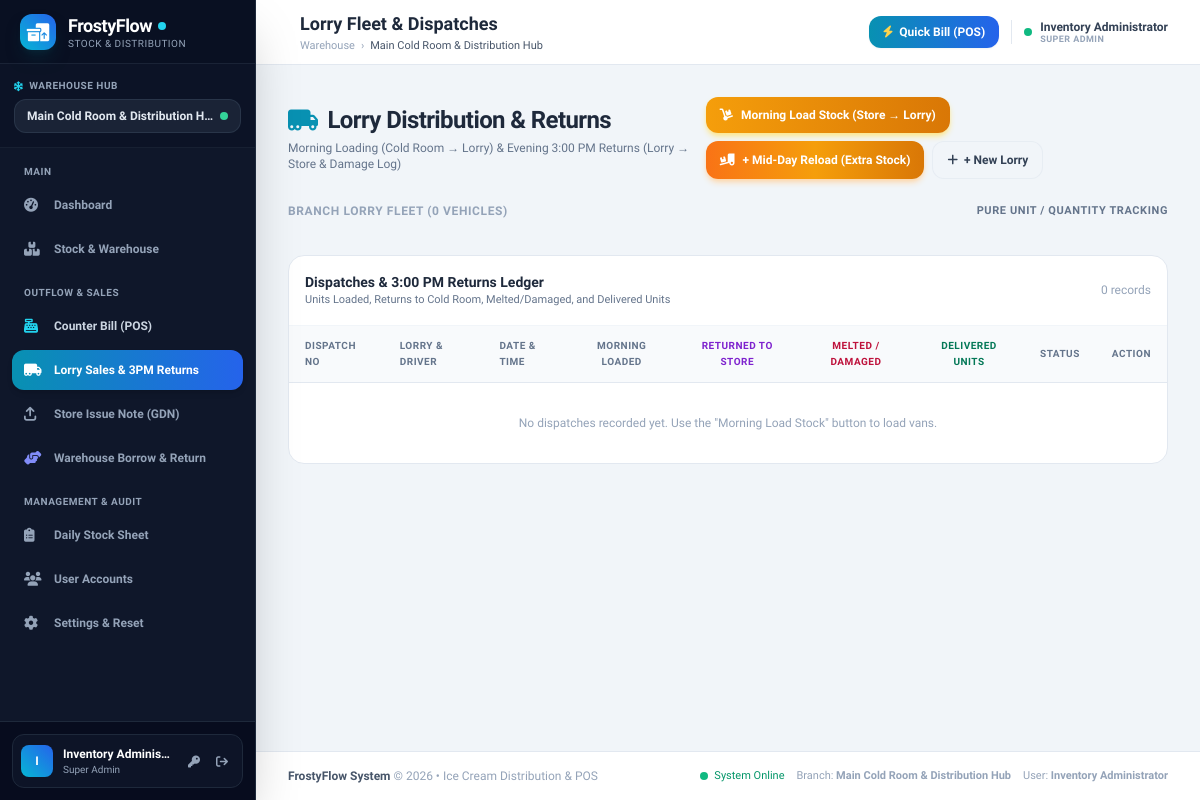
The page /lorry.php (signed in) on the database as committed earlier.
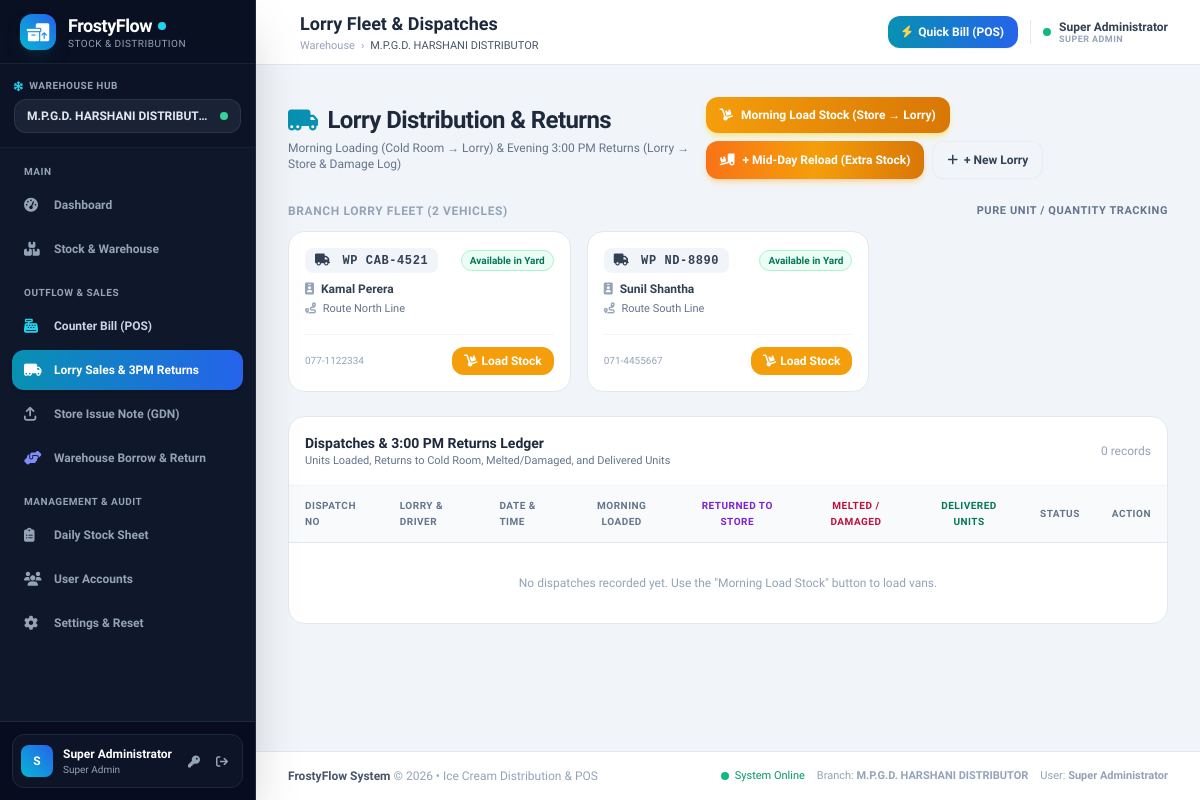
The same page on the database as committed later.
### tables this page shows
CREATE TABLE IF NOT EXISTS `branches` (
    `id` INT AUTO_INCREMENT PRIMARY KEY,
    `name` VARCHAR(100) NOT NULL,
    `code` VARCHAR(20) NOT NULL UNIQUE,
    `address` VARCHAR(255) NULL,
    `phone` VARCHAR(50) NULL,
    `created_at` TIMESTAMP DEFAULT CURRENT_TIMESTAMP
);

CREATE TABLE IF NOT EXISTS `lorries` (
    `id` INT AUTO_INCREMENT PRIMARY KEY,
    `branch_id` INT NOT NULL,
    `plate_no` VARCHAR(50) NOT NULL UNIQUE,
    `driver_name` VARCHAR(100) NOT NULL,
    `contact_no` VARCHAR(50) NULL,
    `route_name` VARCHAR(100) NULL,
    `status` ENUM('available', 'on_route', 'maintenance') DEFAULT 'available',
    `created_at` TIMESTAMP DEFAULT CURRENT_TIMESTAMP
);

### config/auth.php (called while the page is built, shortened)
<?php
function isLoggedIn() {
    return isset($_SESSION['user_id']) && !empty($_SESSION['user_id']);
}
function currentUser() {
    return [
        'id' => $_SESSION['user_id'],
        'name' => $_SESSION['user_name'] ?? 'User',
        'username' => $_SESSION['user_username'] ?? '',
        'role' => $_SESSION['user_role'] ?? 'cashier',
        'branch_id' => $_SESSION['active_branch_id'] ?? ($_SESSION['user_branch_id'] ?? 1),
        'assigned_branch_id' => $_SESSION['user_branch_id'] ?? 1,
        'branch_name' => $_SESSION['active_branch_name'] ?? 'Colombo Branch'
    ];
}

### lorry.php (the view, shortened to what the rows shown need)
<?php
$pageTitle = "Lorry Fleet & Dispatches";
require_once __DIR__ . '/config/auth.php';
$user = currentUser();
$branchId = $user['branch_id'];
$stmt = $pdo->prepare("SELECT l.*,
    (SELECT ld.id FROM lorry_dispatches ld WHERE ld.lorry_id = l.id AND ld.status = 'dispatched' ORDER BY ld.id DESC LIMIT 1) as active_dispatch_id,
    (SELECT ld.dispatch_no FROM lorry_dispatches ld WHERE ld.lorry_id = l.id AND ld.status = 'dispatched' ORDER BY ld.id DESC LIMIT 1) as active_dispatch_no
    FROM lorries l WHERE l.branch_id = ? ORDER BY l.id ASC");
$stmt->execute([$branchId]);
$lorries = $stmt->fetchAll();
require_once __DIR__ . '/includes/header.php';
?>
<div class="flex flex-col sm:flex-row sm:items-center justify-between pb-6 gap-3">
    <div>
        <h1 class="text-2xl font-extrabold text-slate-800 tracking-tight flex items-center">
            <i class="fa-solid fa-truck-moving text-cyan-600 mr-2.5"></i> Lorry Distribution & Returns
        </h1>
    </div>
</div>
<div class="mb-6">
    <div class="grid grid-cols-1 sm:grid-cols-2 lg:grid-cols-3 gap-4">
        <?php foreach ($lorries as $lorry):
            $isOnRoute = ($lorry['status'] === 'on_route' || !empty($lorry['active_dispatch_id']));
        ?>
            <div class="bg-white rounded-2xl p-4 border border-slate-200 shadow-xs hover:border-slate-300 transition-all flex flex-col justify-between">
                <div>
                    <div class="flex items-center justify-between mb-2">
                        <span class="px-2.5 py-1 text-xs font-black rounded-lg font-mono tracking-wider <?= $isOnRoute ? 'bg-amber-100 text-amber-800 border border-amber-200' : 'bg-slate-100 text-slate-700' ?>">
                            <i class="fa-solid fa-truck text-xs mr-1"></i> <?= htmlspecialchars($lorry['plate_no']) ?>
                        </span>
                        <?php if ($isOnRoute): ?>
                            <span class="px-2 py-0.5 text-[10px] font-bold rounded-full bg-amber-50 text-amber-700 border border-amber-200 flex items-center">
                                <span class="w-1.5 h-1.5 rounded-full bg-amber-500 mr-1 animate-pulse"></span> On Route
                            </span>
                        <?php else: ?>
                            <span class="px-2 py-0.5 text-[10px] font-bold rounded-full bg-emerald-50 text-emerald-700 border border-emerald-200">
                                Available in Yard
                            </span>
                        <?php endif; ?>
                    </div>
                    <div class="text-xs text-slate-700 font-bold mb-1">
                        <i class="fa-solid fa-id-badge text-slate-400 mr-1"></i> <?= htmlspecialchars($lorry['driver_name']) ?>
                    </div>
                    <div class="text-[11px] text-slate-500">
                        <i class="fa-solid fa-route text-slate-400 mr-1"></i> <?= htmlspecialchars($lorry['route_name'] ?: 'Distribution Route') ?>
                    </div>
                </div>
                <div class="mt-4 pt-3 border-t border-slate-100 flex items-center justify-between gap-1">
                    <span class="text-[10px] text-slate-400"><?= htmlspecialchars($lorry['contact_no'] ?: 'No Phone') ?></span>
                    <?php if ($isOnRoute): ?>
                        <?php if ($lorry['active_dispatch_id']): ?>
                            <div class="flex items-center space-x-1.5">
                                <button type="button" onclick="openReloadModal(<?= $lorry['active_dispatch_id'] ?>, '<?= htmlspecialchars(addslashes($lorry['plate_no'])) ?>', '<?= htmlspecialchars(addslashes($lorry['driver_name'])) ?>')" class="px-2.5 py-1.5 rounded-xl bg-orange-500 hover:bg-orange-600 text-white font-bold text-xs shadow-xs transition-colors flex items-center cursor-pointer" title="Load extra stock while on route">
                                    <i class="fa-solid fa-truck-ramp-box mr-1"></i> + Reload
                                </button>
                                <a href="lorry.php?action=settle&dispatch_id=<?= $lorry['active_dispatch_id'] ?>" class="px-3 py-1.5 rounded-xl bg-rose-600 hover:bg-rose-700 text-white font-bold text-xs shadow-xs transition-colors flex items-center">
                                    <i class="fa-solid fa-clock-rotate-left mr-1"></i> 3PM Return
                                </a>
                            </div>
                        <?php else: ?>
                            <span class="px-3 py-1.5 rounded-xl bg-slate-100 text-slate-500 font-bold text-xs">
                                <i class="fa-solid fa-clock mr-1"></i> On Route
                            </span>
                        <?php endif; ?>
                    <?php else: ?>
                        <button type="button" onclick="dispatchThisLorry(<?= $lorry['id'] ?>)" class="px-3 py-1.5 rounded-xl bg-amber-500 hover:bg-amber-600 text-white font-bold text-xs shadow-xs transition-colors flex items-center cursor-pointer">
                            <i class="fa-solid fa-dolly mr-1"></i> Load Stock
                        </button>
                    <?php endif; ?>
                </div>
            </div>
        <?php endforeach; ?>
    </div>
</div>
<div class="bg-white rounded-2xl border border-slate-200 shadow-xs overflow-hidden">
    <div class="hidden lg:block overflow-x-auto">
        <table class="w-full text-left border-collapse text-xs">
            <thead>
                <tr class="bg-slate-50 text-slate-500 font-bold uppercase tracking-wider border-b border-slate-200 text-[10px]">
                    <th class="py-3 px-4">Dispatch No</th>
                    <th class="py-3 px-4">Lorry & Driver</th>
                    <th class="py-3 px-4">Date & Time</th>
                    <th class="py-3 px-4 text-center">Morning Loaded</th>
                    <th class="py-3 px-4 text-center text-purple-700">Returned to Store</th>
                    <th class="py-3 px-4 text-center text-rose-700">Melted / Damaged</th>
                    <th class="py-3 px-4 text-center text-emerald-700 font-bold">Delivered Units</th>
                    <th class="py-3 px-4 text-center">Status</th>
                    <th class="py-3 px-4 text-center">Action</th>
                </tr>
            </thead>
        </table>
    </div>
</div>
<?php require_once __DIR__ . '/includes/footer.php'; ?>

### includes/header.php (shortened to what the rows shown need)
<?php
require_once __DIR__ . '/../config/auth.php';
$user = currentUser();
if ($user['role'] === 'super_admin') {
    global $pdo;
    $allBranches = $pdo->query("SELECT id, name, code FROM branches ORDER BY id ASC")->fetchAll();
}
?>
<!DOCTYPE html>
<html lang="en">
<head>
    <script src="https://cdn.tailwindcss.com"></script>
    <link rel="stylesheet" href="https://cdnjs.cloudflare.com/ajax/libs/font-awesome/6.4.0/css/all.min.css">
</head>
<body class="bg-slate-100 text-slate-800 min-h-screen flex flex-col antialiased">
    <aside id="mainSidebar" class="fixed inset-y-0 left-0 z-50 w-64 bg-slate-900 text-slate-200 flex flex-col justify-between transition-transform duration-300 transform -translate-x-full md:translate-x-0 shadow-2xl border-r border-slate-800 no-print">
        <div class="flex flex-col flex-1 overflow-hidden">
            <div class="p-3.5 border-b border-slate-800/60 bg-slate-950/20">
                <div class="text-xs font-bold text-slate-200 bg-slate-800/80 px-3 py-2 rounded-xl border border-slate-700/60 truncate flex items-center justify-between">
                    <span class="truncate"><?= htmlspecialchars($user['branch_name'] ?? 'Main Cold Room Hub') ?></span>
                    <span class="w-2 h-2 rounded-full bg-emerald-400 animate-pulse ml-1.5 shrink-0" title="Operational"></span>
                </div>
            </div>
        </div>
    </aside>
    <div class="md:pl-64 flex flex-col flex-1 min-h-screen print-full-width">
        <header class="bg-white border-b border-slate-200 sticky top-0 z-30 shadow-xs no-print">
            <div class="px-4 sm:px-6 lg:px-8 h-16 flex items-center justify-between">
                <div class="flex items-center space-x-3">
                    <div>
                        <h2 class="text-base sm:text-lg font-bold text-slate-800 leading-tight">
                            <?= isset($pageTitle) ? htmlspecialchars($pageTitle) : 'Overview' ?>
                        </h2>
                        <div class="hidden sm:flex items-center space-x-1.5 text-[11px] text-slate-400">
                            <span>Warehouse</span>
                            <span>&rsaquo;</span>
                            <span class="text-slate-600 font-medium"><?= htmlspecialchars($user['branch_name']) ?></span>
                        </div>
                    </div>
                </div>
            </div>
        </header>
        <main class="flex-1 p-4 sm:p-6 lg:p-8 w-full">

### includes/footer.php (shortened to what the rows shown need)
        </main>
        <footer class="bg-white border-t border-slate-200 mt-auto py-4 text-center text-xs text-slate-400 no-print">
            <div class="px-4 sm:px-6 lg:px-8 flex flex-col sm:flex-row justify-between items-center gap-2">
                <div class="flex items-center space-x-3 text-[11px]">
                    <span>Branch: <strong><?= htmlspecialchars($user['branch_name'] ?? 'Main') ?></strong></span>
                </div>
            </div>
        </footer>
    </div>
</body>
</html>

Rows that differ between the two databases and show on the page:
changed branches: name "Main Cold Room & Distribution H…" → "M.P.G.D. HARSHANI DISTRIBUTOR"; name "Main Cold Room & Distribution Hub" → "M.P.G.D. HARSHANI DISTRIBUTOR"
added lorries: plate_no "WP CAB-4521", status "Available in Yard", driver_name "Kamal Perera", route_name "Route North Line", contact_no "077-1122334"
added lorries: plate_no "WP ND-8890", status "Available in Yard", driver_name "Sunil Shantha", route_name "Route South Line", contact_no "071-4455667"
Other text that changed with them:
substr($user['name'], 0, 1): "I" → "S"
$user['name']: "Inventory Adminis…" → "Super Administrator"
$user['name']: "Inventory Administrator" → "Super Administrator"
count($lorries): "0" → "2"
